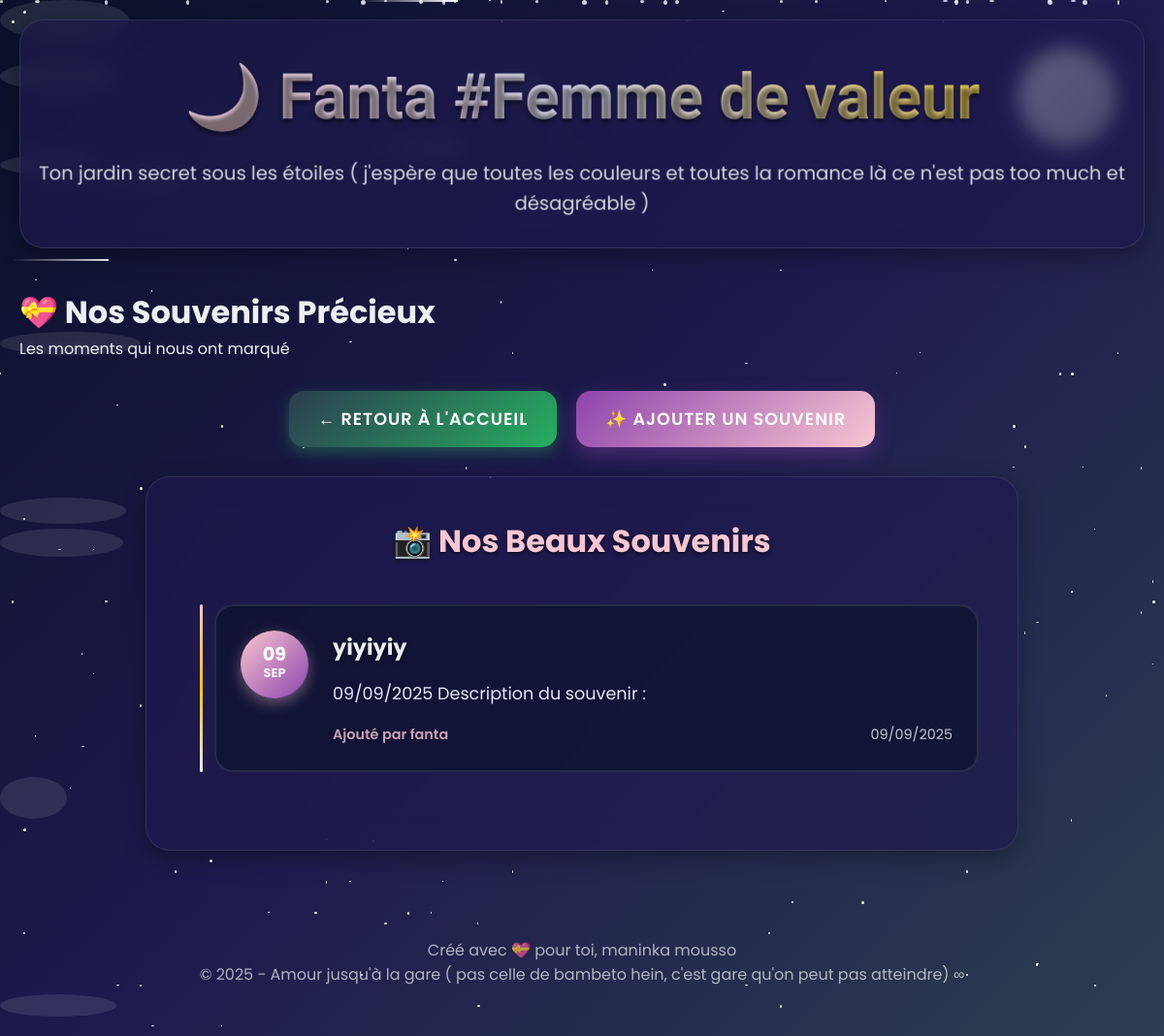
Screenshot of /memories (signed in) with the database file from the repository.
### app.py (models this page shows)
class SpecialMemory(db.Model):
    id = db.Column(db.Integer, primary_key=True)
    title = db.Column(db.String(100), nullable=False)
    description = db.Column(db.Text, nullable=False)
    date_memory = db.Column(db.Date, nullable=False)
    created_at = db.Column(db.DateTime, default=datetime.utcnow)
    author = db.Column(db.String(50), nullable=False)
    is_anniversary = db.Column(db.Boolean, default=False)

### app.py (the view)
@app.route('/memories')
@login_required
def memories():
    all_memories = SpecialMemory.query.order_by(SpecialMemory.date_memory.desc()).all()
    anniversaries = [m for m in all_memories if m.is_anniversary]
    regular_memories = [m for m in all_memories if not m.is_anniversary]
    return render_template('memories.html',
                         anniversaries=anniversaries,
                         regular_memories=regular_memories,
                         user=current_user.username)

### app.py (called while the page is built)
@login_manager.user_loader
def load_user(user_id):
    return User.query.get(int(user_id))

### templates/memories.html (shortened to what this page needs)
{% extends "base.html" %}
{% block content %}
<div class="header-container">
    <h1>💝 Nos Souvenirs Précieux</h1>
    <p>Les moments qui nous ont marqué </p>
</div>
<div class="navigation-links">
    <a href="{{ url_for('index') }}" class="btn btn-secondary">← Retour à l'accueil</a>
    <a href="{{ url_for('add_memory') }}" class="btn btn-memory">✨ Ajouter un souvenir</a>
</div>
<div class="memories-container">
    <div class="memories-section">
        <h2>📸 Nos Beaux Souvenirs</h2>
        {% if regular_memories %}
            <div class="memories-timeline">
                {% for memory in regular_memories %}
                    <div class="memory-item">
                        <div class="memory-date">
                            <div class="date-circle">
                                <span class="day">{{ memory.date_memory.strftime('%d') }}</span>
                                <span class="month">{{ memory.date_memory.strftime('%b') }}</span>
                            </div>
                        </div>
                        <div class="memory-content">
                            <h3>{{ memory.title }}</h3>
                            <p class="memory-description">{{ memory.description }}</p>
                            <div class="memory-meta">
                                <span class="memory-author">Ajouté par {{ memory.author }}</span>
                                <span class="memory-created">{{ memory.created_at.strftime('%d/%m/%Y') }}</span>
                            </div>
                        </div>
                    </div>
                {% endfor %}
            </div>
        {% else %}
            <div class="no-memories">
                <p>💫 Aucun souvenir ajouté pour le moment...</p>
                <p>Commence à créer le livre de souvenirs !</p>
                <a href="{{ url_for('add_memory') }}" class="btn btn-memory">Ajoute le premier souvenir ✨</a>
            </div>
        {% endif %}
    </div>
</div>
{% endblock %}

### static/style.css (style rules this page uses)
:root { --midnight-blue: #0a1128; --deep-purple: #1e1a4d; --twilight-blue: #2c3e50; --moonlight-silver: #ecf0f1; --starlight-gold: #f1c40f; --rose-quartz: #f8c6d0; --lavender-blush: #e6e6fa; --mystic-purple: #8e44ad; --forest-green: #27ae60; --ocean-blue: #3498db; --night-sky: linear-gradient(135deg, #0a1128 0%, #1e1a4d 50%, #2c3e50 100%); --moon-glow: linear-gradient(135deg, #ecf0f1 0%, #bdc3c7 100%); --twilight: linear-gradient(135deg, #2c3e50 0%, #8e44ad 100%); --aurora: linear-gradient(135deg, #27ae60 0%, #3498db 50%, #8e44ad 100%); --glow-shadow: 0 0 20px rgba(236, 240, 241, 0.3); --deep-shadow: 0 10px 30px rgba(0, 0, 0, 0.5); --card-shadow: 0 8px 25px rgba(0, 0, 0, 0.3); --transition: all 0.4s cubic-bezier(0.25, 0.46, 0.45, 0.94); --text-shadow: 0 2px 4px rgba(0, 0, 0, 0.5); --success-green: #27ae60; --warning-orange: #f39c12; --error-red: #e74c3c; --info-blue: #3498db; --accent-purple: #9b59b6; }
* { margin: 0; padding: 0; box-sizing: border-box; }
html { scroll-behavior: smooth; }
body { font-family: 'Poppins', 'Roboto', sans-serif; background: var(--night-sky); color: var(--moonlight-silver); min-height: 100vh; position: relative; overflow-x: hidden; line-height: 1.6; }
.btn { display: inline-block; padding: 15px 30px; border: none; border-radius: 15px; text-decoration: none; font-weight: 600; transition: var(--transition); cursor: pointer; text-align: center; font-size: 1.1em; text-transform: uppercase; letter-spacing: 1px; position: relative; overflow: hidden; }
.btn::before { content: ''; position: absolute; top: 0; left: -100%; width: 100%; height: 100%; background: linear-gradient(90deg, transparent, rgba(255, 255, 255, 0.2), transparent); transition: var(--transition); }
.btn-secondary { background: linear-gradient(135deg, var(--twilight-blue), var(--forest-green)); color: white; box-shadow: 0 5px 15px rgba(39, 174, 96, 0.4); }
.navigation-links { display: flex; justify-content: center; gap: 20px; flex-wrap: wrap; margin: 30px 0; }
.btn-memory { background: linear-gradient(135deg, var(--mystic-purple), var(--rose-quartz)); color: white; box-shadow: 0 8px 20px rgba(142, 68, 173, 0.4); }

### templates/memories.html (style rules this page uses)
.memories-container { max-width: 900px; margin: 0 auto; display: flex; flex-direction: column; gap: 50px; }
.memories-section { background: rgba(30, 26, 77, 0.7); backdrop-filter: blur(15px); border-radius: 25px; padding: 40px; box-shadow: var(--card-shadow); border: 1px solid rgba(236, 240, 241, 0.1); }
.memories-section h2 { color: var(--rose-quartz); text-align: center; margin-bottom: 40px; font-size: 2em; text-shadow: var(--text-shadow); }
.memories-timeline { position: relative; padding-left: 30px; }
.memories-timeline::before { content: ''; position: absolute; left: 15px; top: 0; bottom: 0; width: 3px; background: linear-gradient(to bottom, var(--rose-quartz), var(--starlight-gold), var(--lavender-blush)); border-radius: 2px; }
.memory-item { position: relative; margin-bottom: 40px; display: flex; align-items: flex-start; gap: 25px; background: rgba(10, 17, 40, 0.6); border-radius: 20px; padding: 25px; transition: var(--transition); border: 2px solid rgba(236, 240, 241, 0.1); }
.memory-date { flex-shrink: 0; position: relative; }
.date-circle { width: 70px; height: 70px; background: linear-gradient(135deg, var(--rose-quartz), var(--mystic-purple)); border-radius: 50%; display: flex; flex-direction: column; align-items: center; justify-content: center; color: white; font-weight: bold; box-shadow: 0 5px 15px rgba(248, 198, 208, 0.4); position: relative; z-index: 2; }
.day { font-size: 1.2em; line-height: 1; }
.month { font-size: 0.8em; text-transform: uppercase; opacity: 0.9; }
.memory-content { flex: 1; }
.memory-content h3 { color: var(--moonlight-silver); font-size: 1.4em; margin-bottom: 15px; text-shadow: var(--text-shadow); }
.memory-description { color: var(--lavender-blush); line-height: 1.7; margin-bottom: 15px; font-size: 1.1em; }
.memory-meta { display: flex; justify-content: space-between; align-items: center; font-size: 0.9em; opacity: 0.8; flex-wrap: wrap; gap: 10px; }
.memory-author { color: var(--rose-quartz); font-weight: 600; }
.memory-created { color: var(--moonlight-silver); }
.btn-memory { background: linear-gradient(135deg, var(--mystic-purple), var(--rose-quartz)); color: white; box-shadow: 0 8px 20px rgba(142, 68, 173, 0.4); }
.memory-item { animation: slideInFromLeft 0.8s ease-out; }

### rows the page displays
SpecialMemory: date_memory "09", date_memory "SEP", title "yiyiyiy", description "09/09/2025 Description du souvenir :", author "fanta", created_at "09/09/2025"
